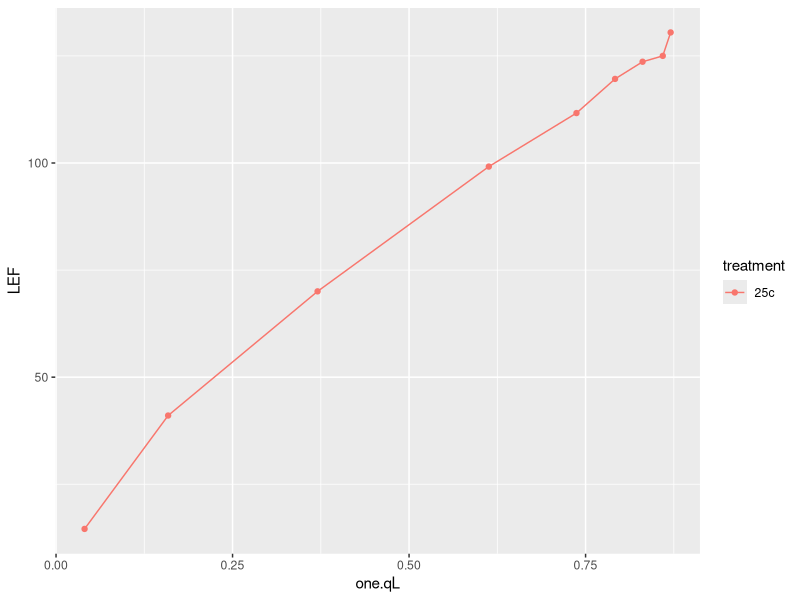
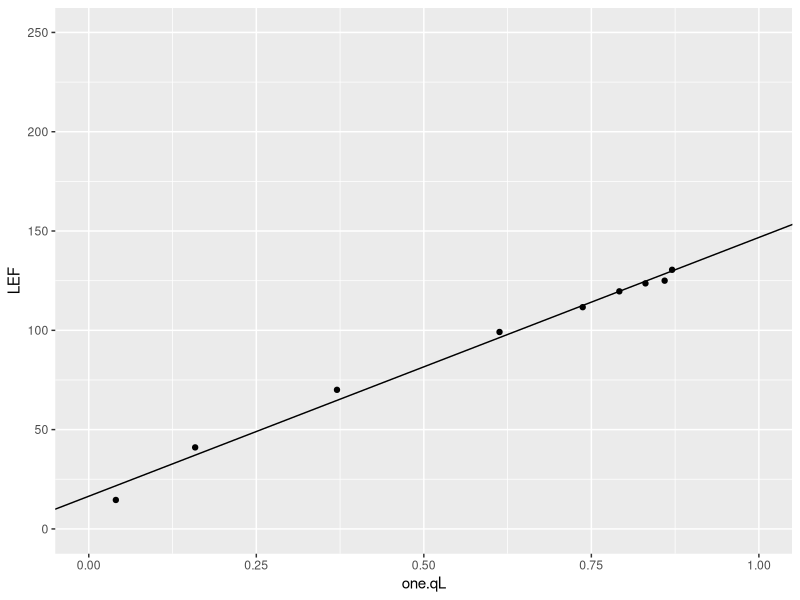
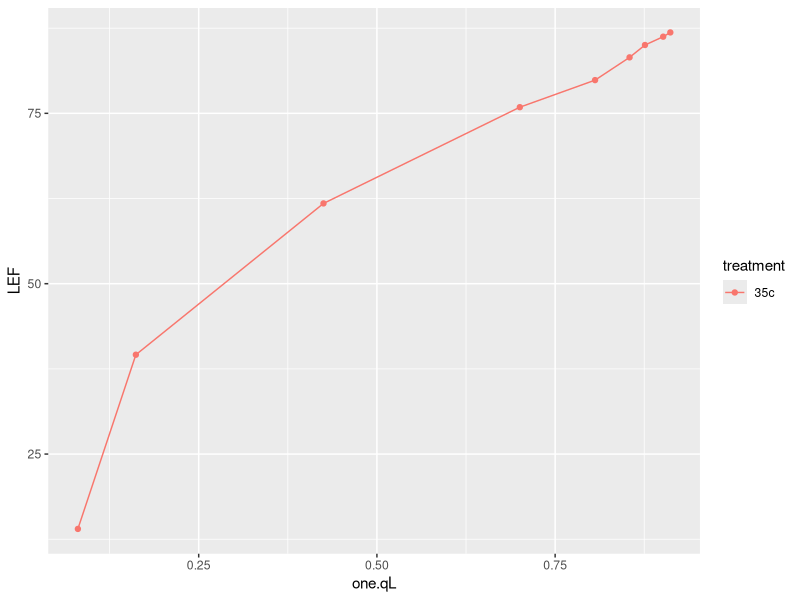
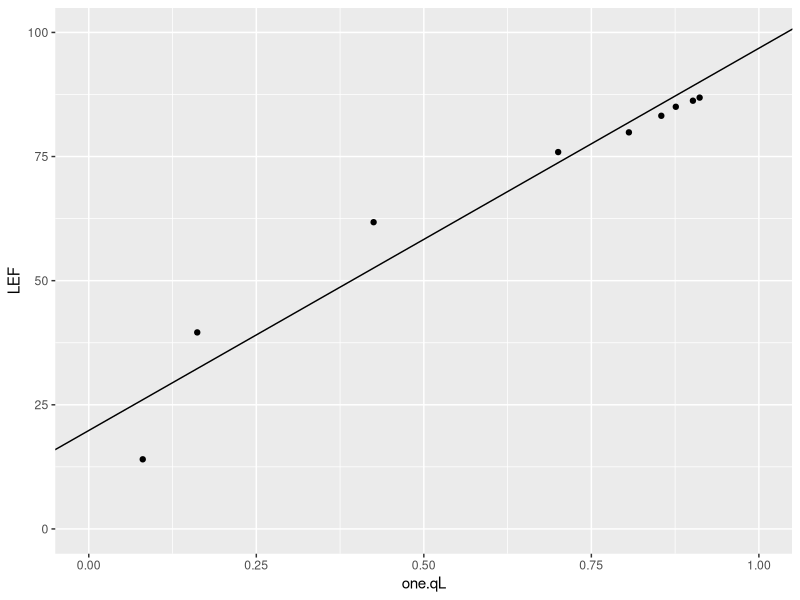
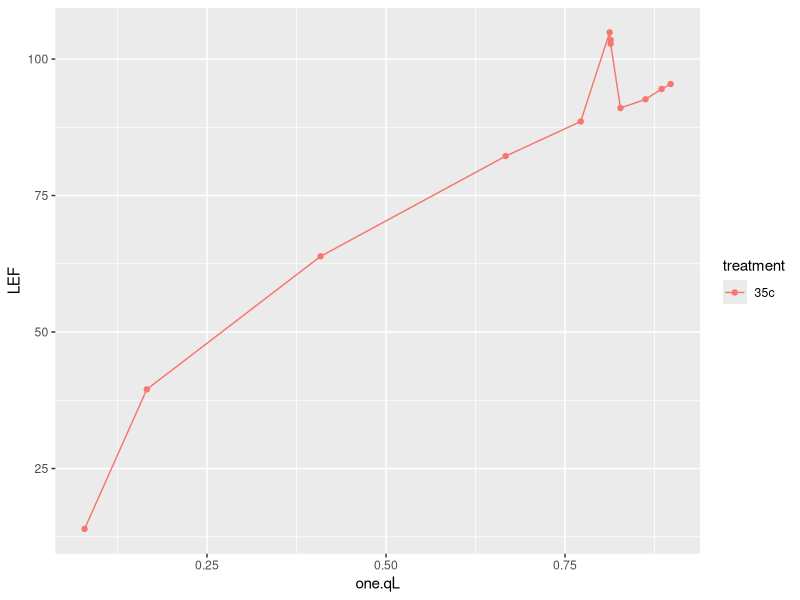
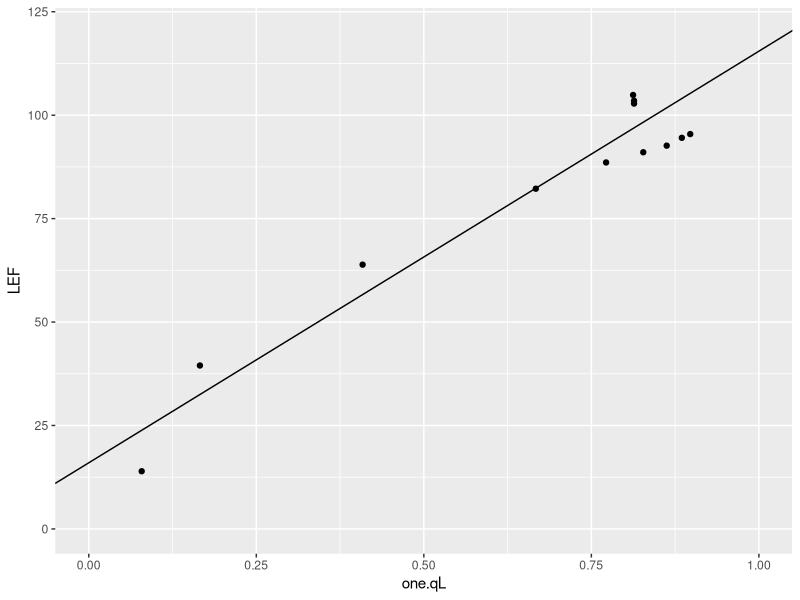
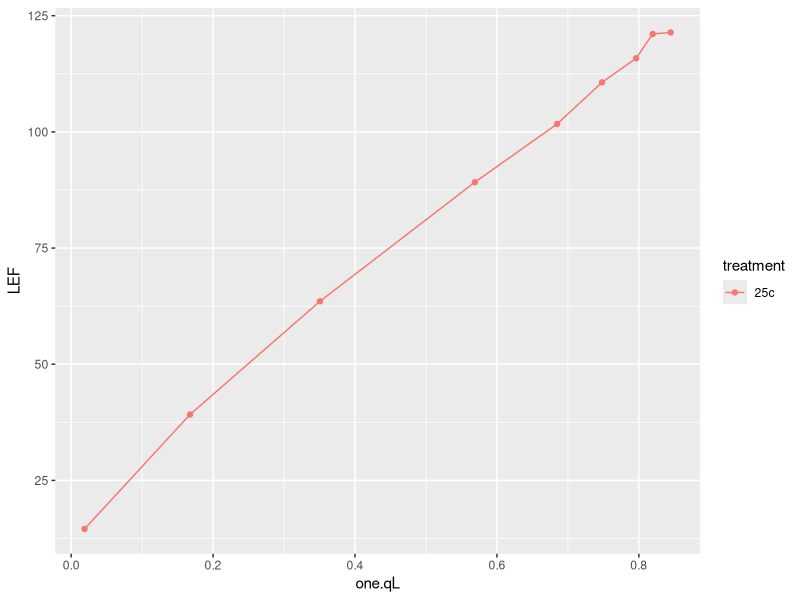
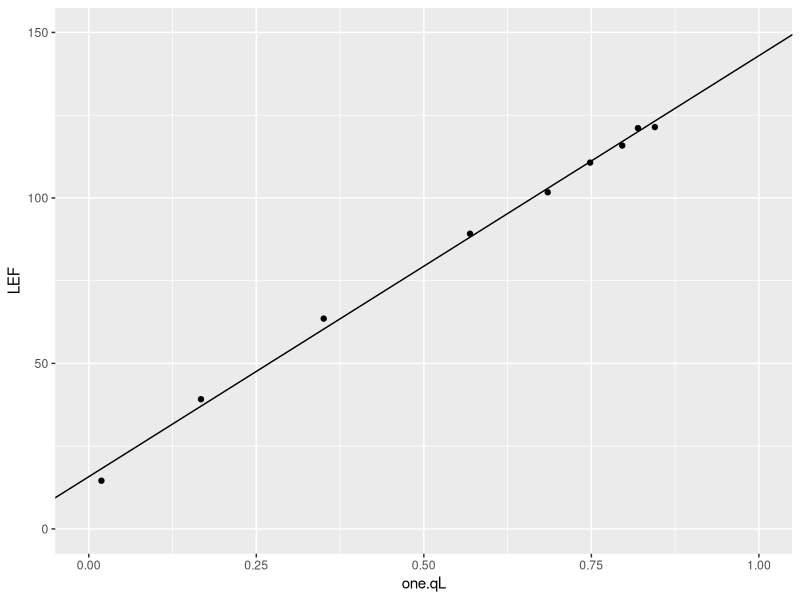

Generate these figures, in order, with R:
### Load Libraries
library(tidyverse)

### read in .csv
lrc_30 <- read.csv("lrc_30.csv")


### no data for gg_1 and gg_2

### Curve 3
gg_3 <- lrc_30 %>% 
  filter(id == "gg_3")
ggplot(gg_3, aes(x = one.qL, y = LEF, color = treatment, group = id)) + geom_point() + geom_line()
# creating linear model
lm_gg3 <- lm(LEF ~ one.qL, data = gg_3, subset = one.qL < 0.9)
# creating slope and intercept
gg_3_slope <- coef(lm_gg3)[2]
gg_3_intercept <- coef(lm_gg3)[1]
# plot
ggplot(gg_3, aes(one.qL, LEF)) +
  geom_point() +
  geom_abline(
    slope = gg_3_slope,
    intercept = gg_3_intercept) +
  scale_x_continuous(
    limits = c(0, 1)) + 
  scale_y_continuous(
    limits = c(0, 250))



### Curve 4
gg_4 <- lrc_30 %>% 
  filter(id == "gg_4")
ggplot(gg_4, aes(x = one.qL, y = LEF, color = treatment, group = id)) + geom_point() + geom_line()
# creating linear model
lm_gg4 <- lm(LEF ~ one.qL, data = gg_4, subset = one.qL < 0.9)
# creating slope and intercept
gg_4_slope <- coef(lm_gg4)[2]
gg_4_intercept <- coef(lm_gg4)[1]
# plot
ggplot(gg_4, aes(one.qL, LEF)) +
  geom_point() +
  geom_abline(
    slope = gg_4_slope,
    intercept = gg_4_intercept) +
  scale_x_continuous(
    limits = c(0, 1)) + 
  scale_y_continuous(
    limits = c(0, 100))



### no curves for gg_5

### Curve 6
gg_6 <- lrc_30 %>% 
  filter(id == "gg_6")
ggplot(gg_6, aes(x = one.qL, y = LEF, color = treatment, group = id)) + geom_point() + geom_line()
# creating linear model
lm_gg6 <- lm(LEF ~ one.qL, data = gg_6, subset = one.qL < 0.8)
# creating slope and intercept
gg_6_slope <- coef(lm_gg6)[2]
gg_6_intercept <- coef(lm_gg6)[1]
# plot
ggplot(gg_6, aes(one.qL, LEF)) +
  geom_point() +
  geom_abline(
    slope = gg_6_slope,
    intercept = gg_6_intercept) +
  scale_x_continuous(
    limits = c(0, 1)) + 
  scale_y_continuous(
    limits = c(0, 120))



### Curve 7
gg_7 <- lrc_30 %>% 
  filter(id == "gg_7")
ggplot(gg_7, aes(x = one.qL, y = LEF, color = treatment, group = id)) + geom_point() + geom_line()
# creating linear model
lm_gg7 <- lm(LEF ~ one.qL, data = gg_7, subset = one.qL < 0.8)
# creating slope and intercept
gg_7_slope <- coef(lm_gg7)[2]
gg_7_intercept <- coef(lm_gg7)[1]
# plot
ggplot(gg_7, aes(one.qL, LEF)) +
  geom_point() +
  geom_abline(
    slope = gg_7_slope,
    intercept = gg_7_intercept) +
  scale_x_continuous(
    limits = c(0, 1)) + 
  scale_y_continuous(
    limits = c(0, 150))



### Curve 8
gg_8 <- lrc_30 %>% 
  filter(id == "gg_8")
ggplot(gg_8, aes(x = one.qL, y = LEF, color = treatment, group = id)) + geom_point() + geom_line()
# creating linear model
lm_gg8 <- lm(LEF ~ one.qL, data = gg_8, subset = one.qL < 0.8)
# creating slope and intercept
gg_8_slope <- coef(lm_gg8)[2]
gg_8_intercept <- coef(lm_gg8)[1]
# plot
ggplot(gg_8, aes(one.qL, LEF)) +
  geom_point() +
  geom_abline(
    slope = gg_8_slope,
    intercept = gg_8_intercept) +
  scale_x_continuous(
    limits = c(0, 1)) + 
  scale_y_continuous(
    limits = c(0, 150))


### Curve 9
gg_9 <- lrc_30 %>% 
  filter(id == "gg_9")
ggplot(gg_9, aes(x = one.qL, y = LEF, color = treatment, group = id)) + geom_point() + geom_line()
# creating linear model
lm_gg9 <- lm(LEF ~ one.qL, data = gg_9, subset = one.qL < 0.9)
# creating slope and intercept
gg_9_slope <- coef(lm_gg9)[2]
gg_9_intercept <- coef(lm_gg9)[1]
# plot
ggplot(gg_9, aes(one.qL, LEF)) +
  geom_point() +
  geom_abline(
    slope = gg_9_slope,
    intercept = gg_9_intercept) +
  scale_x_continuous(
    limits = c(0, 1)) + 
  scale_y_continuous(
    limits = c(0, 150))



### Curve 10
gg_10 <- lrc_30 %>% 
  filter(id == "gg_10")
ggplot(gg_10, aes(x = one.qL, y = LEF, color = treatment, group = id)) + geom_point() + geom_line()
# creating linear model
lm_gg10 <- lm(LEF ~ one.qL, data = gg_10, subset = one.qL < 0.9)
# creating slope and intercept
gg_10_slope <- coef(lm_gg10)[2]
gg_10_intercept <- coef(lm_gg10)[1]
# plot
ggplot(gg_10, aes(one.qL, LEF)) +
  geom_point() +
  geom_abline(
    slope = gg_10_slope,
    intercept = gg_10_intercept) +
  scale_x_continuous(
    limits = c(0, 1)) + 
  scale_y_continuous(
    limits = c(0, 50))



### Curve 11
gg_11 <- lrc_30 %>% 
  filter(id == "gg_11")
ggplot(gg_11, aes(x = one.qL, y = LEF, color = treatment, group = id)) + geom_point() + geom_line()
# creating linear model
lm_gg11 <- lm(LEF ~ one.qL, data = gg_11, subset = one.qL < 0.85)
# creating slope and intercept
gg_11_slope <- coef(lm_gg11)[2]
gg_11_intercept <- coef(lm_gg11)[1]
# plot
ggplot(gg_11, aes(one.qL, LEF)) +
  geom_point() +
  geom_abline(
    slope = gg_11_slope,
    intercept = gg_11_intercept) +
  scale_x_continuous(
    limits = c(0, 1)) + 
  scale_y_continuous(
    limits = c(0, 100))



### Curve 12
gg_12 <- lrc_30 %>% 
  filter(id == "gg_12")
ggplot(gg_12, aes(x = one.qL, y = LEF, color = treatment, group = id)) + geom_point() + geom_line()
# creating linear model
lm_gg12 <- lm(LEF ~ one.qL, data = gg_12, subset = one.qL < 0.85)
# creating slope and intercept
gg_12_slope <- coef(lm_gg12)[2]
gg_12_intercept <- coef(lm_gg12)[1]
# plot
ggplot(gg_12, aes(one.qL, LEF)) +
  geom_point() +
  geom_abline(
    slope = gg_12_slope,
    intercept = gg_12_intercept) +
  scale_x_continuous(
    limits = c(0, 1)) + 
  scale_y_continuous(
    limits = c(0, 60))


### Curve 13 has no data...

### Curve 14
gg_14 <- lrc_30 %>% 
  filter(id == "gg_14")
ggplot(gg_14, aes(x = one.qL, y = LEF, color = treatment, group = id)) + geom_point() + geom_line()
# creating linear model
lm_gg14 <- lm(LEF ~ one.qL, data = gg_14, subset = one.qL < 0.8)
# creating slope and intercept
gg_14_slope <- coef(lm_gg14)[2]
gg_14_intercept <- coef(lm_gg14)[1]
# plot
ggplot(gg_14, aes(one.qL, LEF)) +
  geom_point() +
  geom_abline(
    slope = gg_14_slope,
    intercept = gg_14_intercept) +
  scale_x_continuous(
    limits = c(0, 1)) + 
  scale_y_continuous(
    limits = c(0, 60))

### no data for 15

### Curve 16
gg_16 <- lrc_30 %>% 
  filter(id == "gg_16")
gg_16 <- gg_16 %>% 
  filter(machine == "stan")
ggplot(gg_16, aes(x = one.qL, y = LEF, color = treatment, group = id)) + geom_point() + geom_line()
# creating linear model
lm_gg16 <- lm(LEF ~ one.qL, data = gg_16, subset = one.qL < 0.9)
# creating slope and intercept
gg_16_slope <- coef(lm_gg16)[2]
gg_16_intercept <- coef(lm_gg16)[1]
# plot
ggplot(gg_16, aes(one.qL, LEF)) +
  geom_point() +
  geom_abline(
    slope = gg_16_slope,
    intercept = gg_16_intercept) +
  scale_x_continuous(
    limits = c(0, 1)) + 
  scale_y_continuous(
    limits = c(0, 150))



### no data for Curve 17...

### Curve 18
gg_18 <- lrc_30 %>% 
  filter(id == "gg_18")
ggplot(gg_18, aes(x = one.qL, y = LEF, color = treatment, group = id)) + geom_point() + geom_line()
# creating linear model
lm_gg18 <- lm(LEF ~ one.qL, data = gg_18, subset = one.qL < 0.85)
# creating slope and intercept
gg_18_slope <- coef(lm_gg18)[2]
gg_18_intercept <- coef(lm_gg18)[1]
# plot
ggplot(gg_18, aes(one.qL, LEF)) +
  geom_point() +
  geom_abline(
    slope = gg_18_slope,
    intercept = gg_18_intercept) +
  scale_x_continuous(
    limits = c(0, 1)) + 
  scale_y_continuous(
    limits = c(0, 50))


### Curve 19
gg_19 <- lrc_30 %>% 
  filter(id == "gg_19")
ggplot(gg_19, aes(x = one.qL, y = LEF, color = treatment, group = id)) + geom_point() + geom_line()
# creating linear model
lm_gg19 <- lm(LEF ~ one.qL, data = gg_19, subset = one.qL < 0.8)
# creating slope and intercept
gg_19_slope <- coef(lm_gg19)[2]
gg_19_intercept <- coef(lm_gg19)[1]
# plot
ggplot(gg_19, aes(one.qL, LEF)) +
  geom_point() +
  geom_abline(
    slope = gg_19_slope,
    intercept = gg_19_intercept) +
  scale_x_continuous(
    limits = c(0, 1)) + 
  scale_y_continuous(
    limits = c(0, 100))


### Curve 20 & 21 no data

### Curve 22
gg_22 <- lrc_30 %>% 
  filter(id == "gg_22")
ggplot(gg_22, aes(x = one.qL, y = LEF, color = treatment, group = id)) + geom_point() + geom_line()
# creating linear model
lm_gg22 <- lm(LEF ~ one.qL, data = gg_22, subset = one.qL < 0.7)
# creating slope and intercept
gg_22_slope <- coef(lm_gg22)[2]
gg_22_intercept <- coef(lm_gg22)[1]
# plot
ggplot(gg_22, aes(one.qL, LEF)) +
  geom_point() +
  geom_abline(
    slope = gg_22_slope,
    intercept = gg_22_intercept) +
  scale_x_continuous(
    limits = c(0, 1)) + 
  scale_y_continuous(
    limits = c(0, 60))



### Curve 23
gg_23 <- lrc_30 %>% 
  filter(id == "gg_23")
ggplot(gg_23, aes(x = one.qL, y = LEF, color = treatment, group = id)) + geom_point() + geom_line()
# creating linear model
lm_gg23 <- lm(LEF ~ one.qL, data = gg_23, subset = one.qL < 0.8)
# creating slope and intercept
gg_23_slope <- coef(lm_gg23)[2]
gg_23_intercept <- coef(lm_gg23)[1]
# plot
ggplot(gg_23, aes(one.qL, LEF)) +
  geom_point() +
  geom_abline(
    slope = gg_23_slope,
    intercept = gg_23_intercept) +
  scale_x_continuous(
    limits = c(0, 1)) + 
  scale_y_continuous(
    limits = c(0, 150))



### Curve 24
gg_24 <- lrc_30 %>% 
  filter(id == "gg_24")
ggplot(gg_24, aes(x = one.qL, y = LEF, color = treatment, group = id)) + geom_point() + geom_line()
# creating linear model
lm_gg24 <- lm(LEF ~ one.qL, data = gg_24, subset = one.qL < 0.9)
# creating slope and intercept
gg_24_slope <- coef(lm_gg24)[2]
gg_24_intercept <- coef(lm_gg24)[1]
# plot
ggplot(gg_24, aes(one.qL, LEF)) +
  geom_point() +
  geom_abline(
    slope = gg_24_slope,
    intercept = gg_24_intercept) +
  scale_x_continuous(
    limits = c(0, 1)) + 
  scale_y_continuous(
    limits = c(0, 60))



### Curve 25
gg_25 <- lrc_30 %>% 
  filter(id == "gg_25")
ggplot(gg_25, aes(x = one.qL, y = LEF, color = treatment, group = id)) + geom_point() + geom_line()
# creating linear model
lm_gg25 <- lm(LEF ~ one.qL, data = gg_25, subset = one.qL < 0.91)
# creating slope and intercept
gg_25_slope <- coef(lm_gg25)[2]
gg_25_intercept <- coef(lm_gg25)[1]
# plot
ggplot(gg_25, aes(one.qL, LEF)) +
  geom_point() +
  geom_abline(
    slope = gg_25_slope,
    intercept = gg_25_intercept) +
  scale_x_continuous(
    limits = c(0, 1)) + 
  scale_y_continuous(
    limits = c(0, 100))



### Curve 26
gg_26 <- lrc_30 %>% 
  filter(id == "gg_26")
ggplot(gg_26, aes(x = one.qL, y = LEF, color = treatment, group = id)) + geom_point() + geom_line()
# creating linear model
lm_gg26 <- lm(LEF ~ one.qL, data = gg_26, subset = one.qL < 0.75)
# creating slope and intercept
gg_26_slope <- coef(lm_gg26)[2]
gg_26_intercept <- coef(lm_gg26)[1]
# plot
ggplot(gg_26, aes(one.qL, LEF)) +
  geom_point() +
  geom_abline(
    slope = gg_26_slope,
    intercept = gg_26_intercept) +
  scale_x_continuous(
    limits = c(0, 1)) + 
  scale_y_continuous(
    limits = c(0, 70))


### Curve 27
gg_27 <- lrc_30 %>% 
  filter(id == "gg_27")
ggplot(gg_27, aes(x = one.qL, y = LEF, color = treatment, group = id)) + geom_point() + geom_line()
# creating linear model
lm_gg27 <- lm(LEF ~ one.qL, data = gg_27, subset = one.qL < 0.9)
# creating slope and intercept
gg_27_slope <- coef(lm_gg27)[2]
gg_27_intercept <- coef(lm_gg27)[1]
# plot
ggplot(gg_27, aes(one.qL, LEF)) +
  geom_point() +
  geom_abline(
    slope = gg_27_slope,
    intercept = gg_27_intercept) +
  scale_x_continuous(
    limits = c(0, 1)) + 
  scale_y_continuous(
    limits = c(0, 100))



### Curve 28 corrupted

### Curve 29
gg_29 <- lrc_30 %>% 
  filter(id == "gg_29")
ggplot(gg_29, aes(x = one.qL, y = LEF, color = treatment, group = id)) + geom_point() + geom_line()
# creating linear model
lm_gg29 <- lm(LEF ~ one.qL, data = gg_29, subset = one.qL < 0.9)
# creating slope and intercept
gg_29_slope <- coef(lm_gg29)[2]
gg_29_intercept <- coef(lm_gg29)[1]
# plot
ggplot(gg_29, aes(one.qL, LEF)) +
  geom_point() +
  geom_abline(
    slope = gg_29_slope,
    intercept = gg_29_intercept) +
  scale_x_continuous(
    limits = c(0, 1)) + 
  scale_y_continuous(
    limits = c(0, 100))


### Curve 30
gg_30 <- lrc_30 %>% 
  filter(id == "gg_30")
ggplot(gg_30, aes(x = one.qL, y = LEF, color = treatment, group = id)) + geom_point() + geom_line()
# creating linear model
lm_gg30 <- lm(LEF ~ one.qL, data = gg_30, subset = one.qL < 0.7)
# creating slope and intercept
gg_30_slope <- coef(lm_gg30)[2]
gg_30_intercept <- coef(lm_gg30)[1]
# plot
ggplot(gg_30, aes(one.qL, LEF)) +
  geom_point() +
  geom_abline(
    slope = gg_30_slope,
    intercept = gg_30_intercept) +
  scale_x_continuous(
    limits = c(0, 1)) + 
  scale_y_continuous(
    limits = c(0, 60))



### Curve 31
gg_31 <- lrc_30 %>% 
  filter(id == "gg_31")
ggplot(gg_31, aes(x = one.qL, y = LEF, color = treatment, group = id)) + geom_point() + geom_line()
# creating linear model
lm_gg31 <- lm(LEF ~ one.qL, data = gg_31, subset = one.qL < 0.9)
# creating slope and intercept
gg_31_slope <- coef(lm_gg31)[2]
gg_31_intercept <- coef(lm_gg31)[1]
# plot
ggplot(gg_31, aes(one.qL, LEF)) +
  geom_point() +
  geom_abline(
    slope = gg_31_slope,
    intercept = gg_31_intercept) +
  scale_x_continuous(
    limits = c(0, 1)) + 
  scale_y_continuous(
    limits = c(0, 250))



### Curve 32 (may have been included w/ gg_34... still 35c)
gg_34 <- lrc_30 %>% 
  filter(id == "gg_34")
gg_32 <- gg_34 %>% 
  filter(machine == "ozzie")
ggplot(gg_32, aes(x = one.qL, y = LEF, color = treatment, group = id)) + geom_point() + geom_line()
# creating linear model
lm_gg32 <- lm(LEF ~ one.qL, data = gg_32, subset = one.qL < 0.7)
# creating slope and intercept
gg_32_slope <- coef(lm_gg32)[2]
gg_32_intercept <- coef(lm_gg32)[1]
# plot
ggplot(gg_32, aes(one.qL, LEF)) +
  geom_point() +
  geom_abline(
    slope = gg_32_slope,
    intercept = gg_32_intercept) +
  scale_x_continuous(
    limits = c(0, 1)) + 
  scale_y_continuous(
    limits = c(0, 150))



### Curve 33
gg_33 <- lrc_30 %>% 
  filter(id == "gg_33")
ggplot(gg_33, aes(x = one.qL, y = LEF, color = treatment, group = id)) + geom_point() + geom_line()
# creating linear model
lm_gg33 <- lm(LEF ~ one.qL, data = gg_33, subset = one.qL < 0.9)
# creating slope and intercept
gg_33_slope <- coef(lm_gg33)[2]
gg_33_intercept <- coef(lm_gg33)[1]
# plot
ggplot(gg_33, aes(one.qL, LEF)) +
  geom_point() +
  geom_abline(
    slope = gg_33_slope,
    intercept = gg_33_intercept) +
  scale_x_continuous(
    limits = c(0, 1)) + 
  scale_y_continuous(
    limits = c(0, 150))



### Curve 34
gg_34 <- lrc_30 %>% 
  filter(id == "gg_34")
gg_34_filtered <- gg_34 %>% 
  filter(machine == "stan")
ggplot(gg_34_filtered, aes(x = one.qL, y = LEF, color = treatment, group = id)) + geom_point() + geom_line()
# creating linear model
lm_gg34 <- lm(LEF ~ one.qL, data = gg_34_filtered, subset = one.qL < 0.85)
# creating slope and intercept
gg_34_slope <- coef(lm_gg34)[2]
gg_34_intercept <- coef(lm_gg34)[1]
# plot
ggplot(gg_34_filtered, aes(one.qL, LEF)) +
  geom_point() +
  geom_abline(
    slope = gg_34_slope,
    intercept = gg_34_intercept) +
  scale_x_continuous(
    limits = c(0, 1)) + 
  scale_y_continuous(
    limits = c(0, 60))



### Curve 35
gg_35 <- lrc_30 %>% 
  filter(id == "gg_35")
ggplot(gg_35, aes(x = one.qL, y = LEF, color = treatment, group = id)) + geom_point() + geom_line()
# creating linear model
lm_gg35 <- lm(LEF ~ one.qL, data = gg_35, subset = one.qL < 0.6)
# creating slope and intercept
gg_35_slope <- coef(lm_gg35)[2]
gg_35_intercept <- coef(lm_gg35)[1]
# plot
ggplot(gg_35, aes(one.qL, LEF)) +
  geom_point() +
  geom_abline(
    slope = gg_35_slope,
    intercept = gg_35_intercept) +
  scale_x_continuous(
    limits = c(0, 1)) + 
  scale_y_continuous(
    limits = c(0, 200))


### Curve 36 is corrupted


### Curve 37
gg_37 <- lrc_30 %>% 
  filter(id == "gg_37")
ggplot(gg_37, aes(x = one.qL, y = LEF, color = treatment, group = id)) + geom_point() + geom_line()
# creating linear model
lm_gg37 <- lm(LEF ~ one.qL, data = gg_37, subset = one.qL < 0.7)
# creating slope and intercept
gg_37_slope <- coef(lm_gg37)[2]
gg_37_intercept <- coef(lm_gg37)[1]
# plot
ggplot(gg_37, aes(one.qL, LEF)) +
  geom_point() +
  geom_abline(
    slope = gg_37_slope,
    intercept = gg_37_intercept) +
  scale_x_continuous(
    limits = c(0, 1)) + 
  scale_y_continuous(
    limits = c(0, 50))

### curve 38-39 no data


### Curve 40
gg_40 <- lrc_30 %>% 
  filter(id == "gg_40")
ggplot(gg_40, aes(x = one.qL, y = LEF, color = treatment, group = id)) + geom_point() + geom_line()
# creating linear model
lm_gg40 <- lm(LEF ~ one.qL, data = gg_40, subset = one.qL < 0.7)
# creating slope and intercept
gg_40_slope <- coef(lm_gg40)[2]
gg_40_intercept <- coef(lm_gg40)[1]
# plot
ggplot(gg_40, aes(one.qL, LEF)) +
  geom_point() +
  geom_abline(
    slope = gg_40_slope,
    intercept = gg_40_intercept) +
  scale_x_continuous(
    limits = c(0, 1)) + 
  scale_y_continuous(
    limits = c(0, 30))



### Creating dataframe
vqmax30_df <- data.frame(
  id = c("gg_3", "gg_4", "gg_6", "gg_7", "gg_8", "gg_9",
         "gg_10", "gg_11", "gg_12", "gg_14", "gg_16", "gg_18", 
         "gg_19", "gg_22", "gg_23", "gg_24", "gg_25", "gg_26", 
         "gg_27", "gg_29", "gg_30", "gg_31", "gg_32", "gg_33",
         "gg_34", "gg_35", "gg_37", "gg_40" ),
  slope_30 = c(gg_3_slope, gg_4_slope, gg_6_slope, gg_7_slope, gg_8_slope, gg_9_slope,
            gg_10_slope, gg_11_slope, gg_12_slope, gg_14_slope, gg_16_slope, gg_18_slope, 
            gg_19_slope, gg_22_slope, gg_23_slope, gg_24_slope, gg_25_slope, gg_26_slope, 
            gg_27_slope, gg_29_slope, gg_30_slope, gg_31_slope, gg_32_slope, gg_33_slope, 
            gg_34_slope, gg_35_slope, gg_37_slope, gg_40_slope),
  intercept_30 = c(gg_3_intercept, gg_4_intercept, gg_6_intercept, gg_7_intercept, gg_8_intercept,
            gg_9_intercept, gg_10_intercept, gg_11_intercept, gg_12_intercept, gg_14_intercept, 
            gg_16_intercept, gg_18_intercept, gg_19_intercept, gg_22_intercept, gg_23_intercept,
            gg_24_intercept, gg_25_intercept, gg_26_intercept, gg_27_intercept, gg_29_intercept, 
            gg_30_intercept,  gg_31_intercept, gg_32_intercept, gg_33_intercept, gg_34_intercept, 
            gg_35_intercept, gg_37_intercept, gg_40_intercept)
)
vqmax30_df


### calculating Vqmax
vqmax30_df$vqmax_30 <- vqmax30_df$intercept + vqmax30_df$slope
vqmax30_df


### adding treatment column
vqmax30_df$replicate <- as.numeric(gsub("\\D", "", vqmax30_df$id))
vqmax30_df$treatment <- ifelse(vqmax30_df$replicate %% 2 == 1,
                              "25c",
                              "35c")
vqmax30_df$replicate <- NULL
vqmax30_df


### add leaf temp
vqmax30_df$tleaf_fac <- "30c"
vqmax30_df


### graph and stats time
ggplot(vqmax30_df, aes(x = treatment, y = vqmax_30)) + geom_boxplot()
vqmax30_lm <- lm(vqmax_30 ~ treatment, data = vqmax30_df)
anova(vqmax30_lm)
plot(vqmax30_lm)

### write .csv
write.csv(vqmax30_df, "vqmax30_df.csv")
